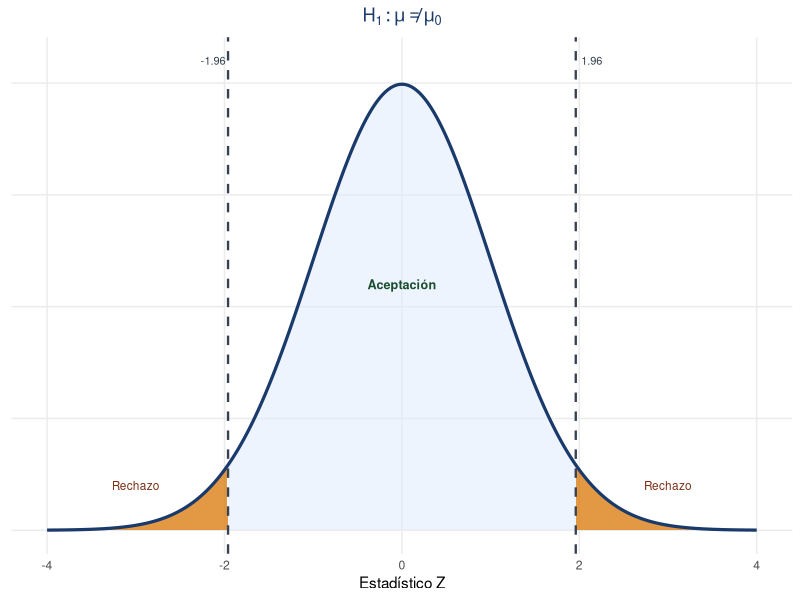
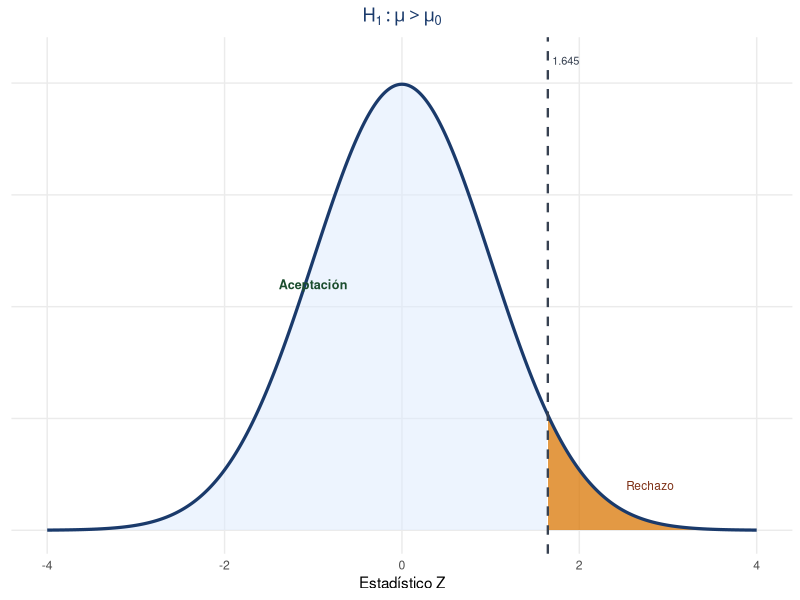
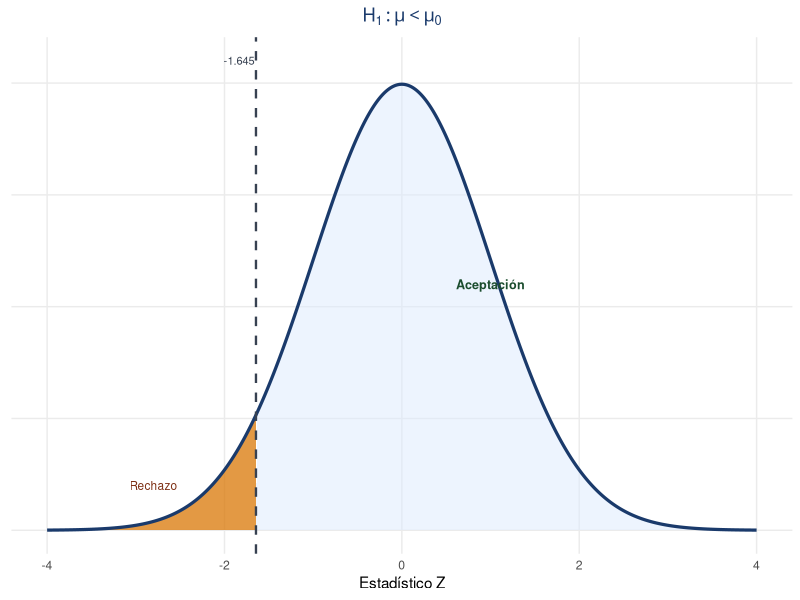
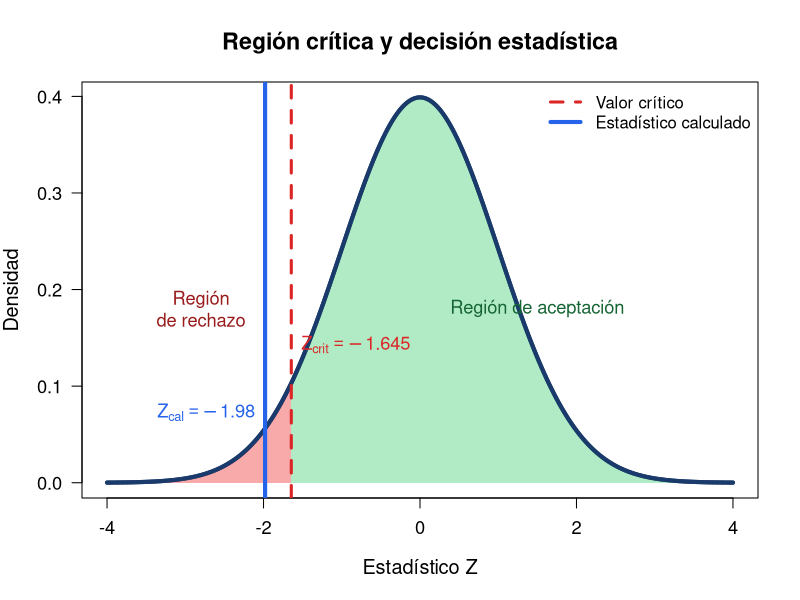

Write the R code that produced these figures, in order.
## ---- chunk 1
#| echo: false
#| fig-width: 3.8
#| fig-height: 2.8
#| fig-align: center

library(ggplot2)
x  <- seq(-4, 4, length = 800)
df <- data.frame(x, y = dnorm(x))
z  <- 1.96

ggplot(df, aes(x, y)) +
  geom_area(data = subset(df, x <= -z), fill = "#d97706", alpha = 0.75) +
  geom_area(data = subset(df, x >=  z), fill = "#d97706", alpha = 0.75) +
  geom_area(data = subset(df, x > -z & x < z), fill = "#dbeafe", alpha = 0.5) +
  geom_line(linewidth = 1.1, color = "#1a3a6b") +
  geom_vline(xintercept = c(-z, z), linetype = "dashed", linewidth = 0.8, color = "#374151") +
  annotate("text", x = 0,    y = 0.22, label = "Aceptación", size = 3.2, color = "#1b4d2e", fontface = "bold") +
  annotate("text", x = -3,   y = 0.04, label = "Rechazo",   size = 3,   color = "#7c2d12") +
  annotate("text", x =  3,   y = 0.04, label = "Rechazo",   size = 3,   color = "#7c2d12") +
  annotate("text", x = -z, y = 0.42, label = "-1.96", size = 2.8, color = "#374151", hjust = 1.1) +
  annotate("text", x =  z, y = 0.42, label = " 1.96", size = 2.8, color = "#374151", hjust = -0.1) +
  labs(title = expression(H[1]: mu != mu[0]), x = "Estadístico Z", y = NULL) +
  theme_minimal(base_size = 11) +
  theme(plot.title = element_text(face = "bold", hjust = 0.5, color = "#1a3a6b"),
        panel.grid.minor = element_blank(), axis.text.y = element_blank())
## ---- chunk 2
#| echo: false
#| fig-width: 3.8
#| fig-height: 2.8
#| fig-align: center

x  <- seq(-4, 4, length = 800)
df <- data.frame(x, y = dnorm(x))
z  <- 1.645

ggplot(df, aes(x, y)) +
  geom_area(data = subset(df, x >= z), fill = "#d97706", alpha = 0.75) +
  geom_area(data = subset(df, x <  z), fill = "#dbeafe", alpha = 0.5) +
  geom_line(linewidth = 1.1, color = "#1a3a6b") +
  geom_vline(xintercept = z, linetype = "dashed", linewidth = 0.8, color = "#374151") +
  annotate("text", x = -1,  y = 0.22, label = "Aceptación", size = 3.2, color = "#1b4d2e", fontface = "bold") +
  annotate("text", x = 2.8, y = 0.04, label = "Rechazo",   size = 3,   color = "#7c2d12") +
  annotate("text", x = z,   y = 0.42, label = " 1.645", size = 2.8, color = "#374151", hjust = -0.05) +
  labs(title = expression(H[1]: mu > mu[0]), x = "Estadístico Z", y = NULL) +
  theme_minimal(base_size = 11) +
  theme(plot.title = element_text(face = "bold", hjust = 0.5, color = "#1a3a6b"),
        panel.grid.minor = element_blank(), axis.text.y = element_blank())
## ---- chunk 3
#| echo: false
#| fig-width: 3.8
#| fig-height: 2.8
#| fig-align: center

x  <- seq(-4, 4, length = 800)
df <- data.frame(x, y = dnorm(x))
z  <- -1.645

ggplot(df, aes(x, y)) +
  geom_area(data = subset(df, x <= z), fill = "#d97706", alpha = 0.75) +
  geom_area(data = subset(df, x >  z), fill = "#dbeafe", alpha = 0.5) +
  geom_line(linewidth = 1.1, color = "#1a3a6b") +
  geom_vline(xintercept = z, linetype = "dashed", linewidth = 0.8, color = "#374151") +
  annotate("text", x = 1,   y = 0.22, label = "Aceptación", size = 3.2, color = "#1b4d2e", fontface = "bold") +
  annotate("text", x = -2.8, y = 0.04, label = "Rechazo",  size = 3,   color = "#7c2d12") +
  annotate("text", x = z,   y = 0.42, label = "-1.645", size = 2.8, color = "#374151", hjust = 1.05) +
  labs(title = expression(H[1]: mu < mu[0]), x = "Estadístico Z", y = NULL) +
  theme_minimal(base_size = 11) +
  theme(plot.title = element_text(face = "bold", hjust = 0.5, color = "#1a3a6b"),
        panel.grid.minor = element_blank(), axis.text.y = element_blank())
## ---- chunk 4
n <- 20
s2 <- 6.1
sigma2_0 <- 4

# Estadístico chi-cuadrado
chi2 <- (n - 1) * s2 / sigma2_0
chi2

# Valor-p (cola derecha)
pvalor <- pchisq(chi2, df = n - 1, lower.tail = FALSE)
pvalor

# Valor crítico al 5%
qchisq(0.95, df = n - 1)
## ---- chunk 5
#| echo: false
#| fig-width: 16
#| fig-height: 7
#| warning: false
#| message: false

x <- seq(-4, 4, length = 1000)
y <- dnorm(x)

z_crit <- -1.645
z_cal <- -1.98

plot(x, y,
     type = "l",
     lwd = 4,
     col = "#1a3a6b",
     las = 1,
     xlab = "Estadístico Z",
     ylab = "Densidad",
     main = "Región crítica y decisión estadística",
     cex.main = 1.4,
     cex.lab = 1.2,
     cex.axis = 1.1)

# Región crítica
xr <- seq(-4, z_crit, length = 400)
yr <- dnorm(xr)

polygon(
  c(xr, rev(xr)),
  c(rep(0, length(xr)), rev(yr)),
  col = adjustcolor("#ef4444", alpha.f = 0.45),
  border = NA
)

# Región de aceptación
xa <- seq(z_crit, 4, length = 400)
ya <- dnorm(xa)

polygon(
  c(xa, rev(xa)),
  c(rep(0, length(xa)), rev(ya)),
  col = adjustcolor("#22c55e", alpha.f = 0.35),
  border = NA
)

# Curva nuevamente encima
lines(x, y, lwd = 4, col = "#1a3a6b")

# Línea crítica
abline(v = z_crit,
       col = "#dc2626",
       lwd = 3,
       lty = 2)

# Línea estadístico calculado
abline(v = z_cal,
       col = "#2563eb",
       lwd = 4)

# Etiquetas
text(z_crit, 0.14,
     expression(Z[crit] == -1.645),
     col = "#dc2626",
     pos = 4,
     cex = 1.1)

text(z_cal, 0.07,
     expression(Z[cal] == -1.98),
     col = "#2563eb",
     pos = 2,
     cex = 1.1)

# Texto regiones
text(-2.8, 0.18,
     "Región\nde rechazo",
     col = "#991b1b",
     cex = 1.1)

text(1.5, 0.18,
     "Región de aceptación",
     col = "#166534",
     cex = 1.1)

# Leyenda
legend(
  "topright",
  legend = c("Valor crítico", "Estadístico calculado"),
  col = c("#dc2626", "#2563eb"),
  lwd = c(3,4),
  lty = c(2,1),
  bty = "n",
  cex = 1
)
